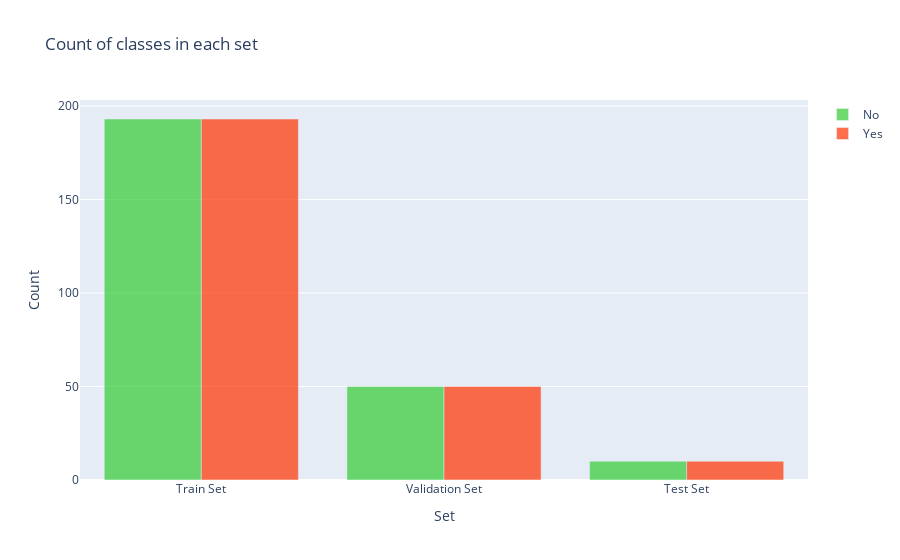

This figure's notebook cell:
### Code cell
y = dict()
y[0] = []
y[1] = []
for set_name in (y_train, y_val, y_test):
    y[0].append(np.sum(set_name == 0))
    y[1].append(np.sum(set_name == 1))

trace0 = go.Bar(
    x=['Train Set', 'Validation Set', 'Test Set'],
    y=y[0],
    name='No',
    marker=dict(color='#33cc33'),
    opacity=0.7
)
trace1 = go.Bar(
    x=['Train Set', 'Validation Set', 'Test Set'],
    y=y[1],
    name='Yes',
    marker=dict(color='#ff3300'),
    opacity=0.7
)
data = [trace0, trace1]
layout = go.Layout(
    title='Count of classes in each set',
    xaxis={'title': 'Set'},
    yaxis={'title': 'Count'}
)
fig = go.Figure(data, layout)
iplot(fig)

### Figure 1 — Plotly figure (JSON) as saved in the notebook; plotly's stock layout.template omitted (floating-point values rounded to 4 significant figures)
{"data": [{"marker": {"color": "#33cc33"}, "name": "No", "opacity": 0.7, "x": ["Train Set", "Validation Set", "Test Set"], "y": [193, 50, 10], "type": "bar"}, {"marker": {"color": "#ff3300"}, "name": "Yes", "opacity": 0.7, "x": ["Train Set", "Validation Set", "Test Set"], "y": [193, 50, 10], "type": "bar"}], "layout": {"title": {"text": "Count of classes in each set"}, "xaxis": {"title": {"text": "Set"}}, "yaxis": {"title": {"text": "Count"}}}}
